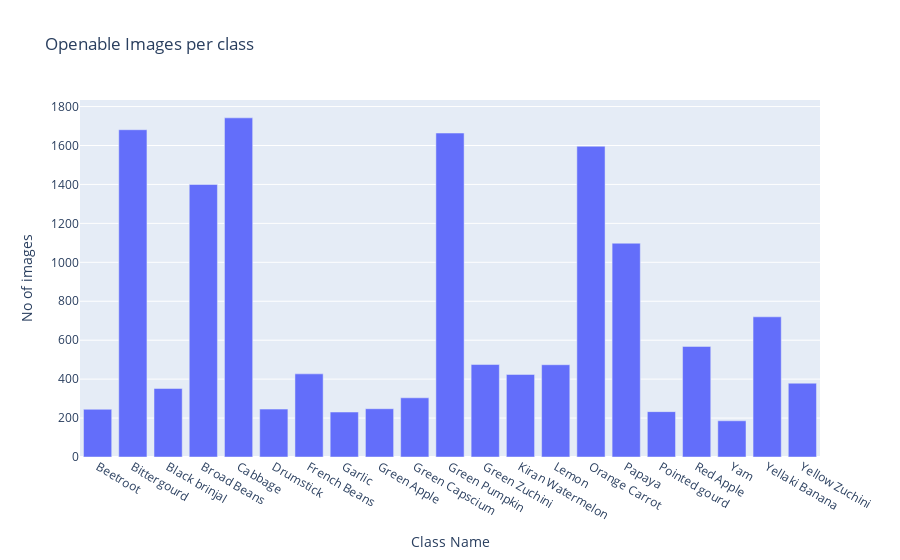

Notebook code for this chart:
### Markdown cell above
Images openable to augument

### Code cell
px.bar(x=list(images_openable_per_class.keys()),y=list(images_openable_per_class.values()),title='Openable Images per class',labels={'x':'Class Name','y':'No of images'})

### Figure 1 — Plotly figure (JSON) as saved in the notebook; plotly's stock layout.template omitted (floating-point values rounded to 4 significant figures)
{"data": [{"alignmentgroup": "True", "hovertemplate": "Class Name=%{x}<br>No of images=%{y}<extra></extra>", "legendgroup": "", "marker": {"color": "#636efa", "pattern": {"shape": ""}}, "name": "", "offsetgroup": "", "orientation": "v", "showlegend": false, "textposition": "auto", "type": "bar", "x": ["Beetroot", "Bittergourd", "Black brinjal", "Broad Beans", "Cabbage", "Drumstick", "French Beans", "Garlic", "Green Apple", "Green Capscium", "Green Pumpkin", "Green Zuchini", "Kiran Watermelon", "Lemon", "Orange Carrot", "Papaya", "Pointed gourd", "Red Apple", "Yam", "Yellaki Banana", "Yellow Zuchini"], "xaxis": "x", "y": [245, 1681, 352, 1400, 1742, 246, 427, 231, 248, 304, 1664, 475, 424, 474, 1596, 1098, 233, 568, 186, 720, 379], "yaxis": "y"}], "layout": {"barmode": "relative", "legend": {"tracegroupgap": 0}, "title": {"text": "Openable Images per class"}, "xaxis": {"anchor": "y", "domain": [0, 1], "title": {"text": "Class Name"}}, "yaxis": {"anchor": "x", "domain": [0, 1], "title": {"text": "No of images"}}}}
